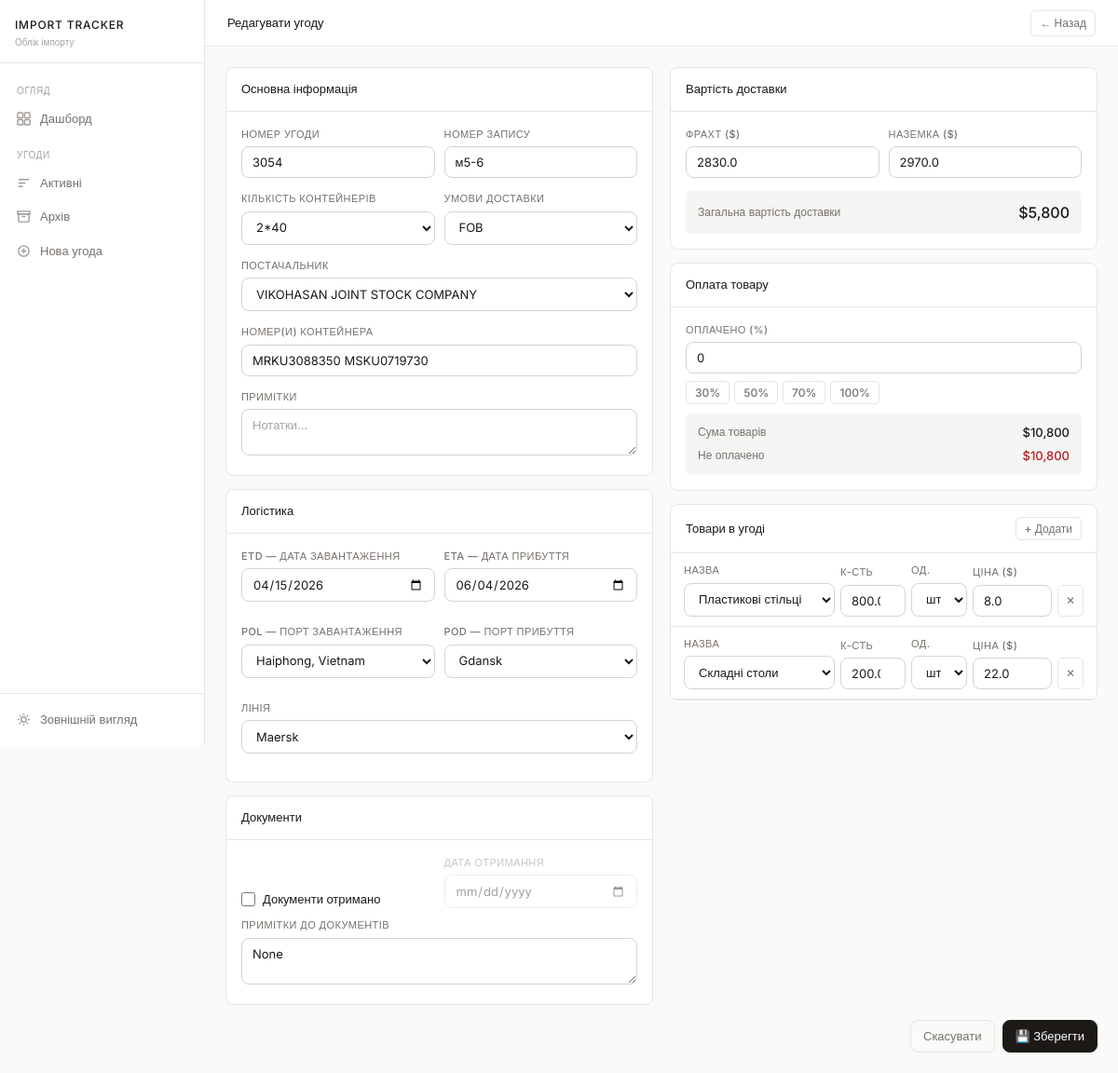
/agreement/5/edit, run on the app's committed database.
### tables this page shows
CREATE TABLE "agreements" (
    id INTEGER PRIMARY KEY AUTOINCREMENT,
    agreement_number TEXT,
    container_count TEXT,
    delivery_terms TEXT,
    etd DATE,
    eta DATE,
    container_numbers TEXT,
    supplier TEXT,
    pol TEXT,
    pod TEXT,
    shipping_line TEXT,
    freight_usd REAL DEFAULT 0,
    inland_usd REAL DEFAULT 0,
    goods_payment_percent REAL DEFAULT 0,
    docs_received INTEGER DEFAULT 0,
    docs_received_date DATE,
    docs_notes TEXT,
    record_number TEXT,
    notes TEXT,
    status TEXT DEFAULT 'active',
    created_at TIMESTAMP DEFAULT CURRENT_TIMESTAMP,
    archived_at TIMESTAMP
);

CREATE TABLE goods (
            id INTEGER PRIMARY KEY AUTOINCREMENT,
            agreement_id INTEGER NOT NULL,
            name TEXT NOT NULL,
            quantity REAL,
            unit TEXT DEFAULT 'шт',
            price_usd REAL DEFAULT 0,
            FOREIGN KEY (agreement_id) REFERENCES agreements(id) ON DELETE CASCADE
        );

### app.py (the view, shortened to what this page needs)
@app.route('/agreement/<int:aid>/edit', methods=['GET','POST'])
def edit_agreement(aid):
    conn = get_db()
    agreement = fetchone(conn, 'SELECT * FROM agreements WHERE id=?', (aid,))
    goods     = fetchall(conn, 'SELECT * FROM goods WHERE agreement_id=?', (aid,))
    conn.close()
    opts = {c: get_options(c) for c in ['pol','pod','shipping_line','supplier','container_count','good_name']}
    return render_template('form.html', agreement=agreement, goods=goods, opts=opts)

### app.py (called while the page is built)
def fetchall(conn, sql, params=()):
    cur = conn.cursor()
    cur.execute(q(sql), params)
    if PG:
        cols = [d[0] for d in cur.description]
        return [dict(zip(cols, row)) for row in cur.fetchall()]
    else:
        rows = cur.fetchall()
        return [dict(r) for r in rows]

def fetchone(conn, sql, params=()):
    cur = conn.cursor()
    cur.execute(q(sql), params)
    if PG:
        cols = [d[0] for d in cur.description]
        row = cur.fetchone()
        return dict(zip(cols, row)) if row else None
    else:
        row = cur.fetchone()
        return dict(row) if row else None

def get_options(cat):
    conn = get_db()
    rows = fetchall(conn, "SELECT value FROM options WHERE category=? ORDER BY value", (cat,))
    conn.close()
    return [r['value'] for r in rows]

    def get_db():
        conn = sqlite3.connect(DB, timeout=60, check_same_thread=False)
        conn.row_factory = sqlite3.Row
        conn.execute("PRAGMA journal_mode=WAL")
        conn.execute("PRAGMA busy_timeout=60000")
        return conn

    def q(sql):
        return sql

### import_tracker/templates/form.html (shortened to what this page needs)
{% macro combo_field(name, value, options) %}
{% set cat = name.replace('[]','') %}
<div style="display:flex;gap:6px;">
  <select name="{{ name }}" style="flex:1;" onchange="handleSelect(this,'{{ cat }}')">
    {% for opt in options %}
    <option value="{{ opt }}" {{ 'selected' if value and value.strip()==opt }}>{{ opt }}</option>
    {% endfor %}
    {% if value and value not in options and value.strip() %}
    <option value="{{ value }}" selected>{{ value }}</option>
    {% endif %}
  </select>
</div>
{% endmacro %}
{% extends "base.html" %}
{% block topbar_title %}{{ 'Редагувати угоду' if agreement else 'Нова угода' }}{% endblock %}
{% block topbar_actions %}<a href="/" class="btn btn-ghost btn-sm">← Назад</a>{% endblock %}
{% block content %}
<form method="post" id="main-form" autocomplete="off" onsubmit="prepareSubmit()">
<div style="display:grid;grid-template-columns:1fr 1fr;gap:18px;align-items:start;">
  <div style="display:flex;flex-direction:column;gap:14px;">
    <div class="card">
      <div class="card-header"><span style="font-size:13px;font-weight:500;">Основна інформація</span></div>
      <div class="card-body">
        <div class="grid grid-2" style="gap:10px;">
          <div class="form-group">
            <label>Номер угоди</label>
            <input type="text" name="agreement_number" value="{{ agreement.agreement_number if agreement else '' }}" placeholder="2982">
          </div>
          <div class="form-group">
            <label>Номер запису</label>
            <input type="text" name="record_number" value="{{ agreement.record_number if agreement else '' }}" placeholder="м10">
          </div>
        </div>
        <div class="grid grid-2" style="gap:10px;">
          <div class="form-group">
            <label>Кількість контейнерів</label>
            {{ combo_field('container_count', agreement.container_count if agreement else '', opts.container_count) }}
          </div>
          <div class="form-group">
            <label>Умови доставки</label>
            <select name="delivery_terms">
              {% for t in ['FOB','CIF','EXW','DAP','CFR'] %}
                <option value="{{ t }}" {{ 'selected' if agreement and agreement.delivery_terms and agreement.delivery_terms.strip()==t }}>{{ t }}</option>
              {% endfor %}
            </select>
          </div>
        </div>
        <div class="form-group">
          <label>Постачальник</label>
          {{ combo_field('supplier', agreement.supplier if agreement else '', opts.supplier) }}
        </div>
        <div class="form-group">
          <label>Номер(и) контейнера</label>
          <input type="text" name="container_numbers" value="{{ agreement.container_numbers if agreement else '' }}" placeholder="TGBU8632621">
        </div>
        <div class="form-group" style="margin-bottom:0;">
          <label>Примітки</label>
          <textarea name="notes" rows="2" placeholder="Нотатки...">{{ agreement.notes if agreement else '' }}</textarea>
        </div>
      </div>
    </div>
    <div class="card">
      <div class="card-header"><span style="font-size:13px;font-weight:500;">Логістика</span></div>
      <div class="card-body">
        <div class="grid grid-2" style="gap:10px;">
          <div class="form-group">
            <label>ETD — дата завантаження</label>
            <input type="date" name="etd" value="{{ agreement.etd if agreement else '' }}">
          </div>
          <div class="form-group">
            <label>ETA — дата прибуття</label>
            <input type="date" name="eta" value="{{ agreement.eta if agreement else '' }}">
          </div>
          <div class="form-group">
            <label>POL — порт завантаження</label>
            {{ combo_field('pol', agreement.pol if agreement else '', opts.pol) }}
          </div>
          <div class="form-group">
            <label>POD — порт прибуття</label>
            {{ combo_field('pod', agreement.pod if agreement else '', opts.pod) }}
          </div>
          <div class="form-group" style="grid-column:span 2;">
            <label>Лінія</label>
            {{ combo_field('shipping_line', agreement.shipping_line if agreement else '', opts.shipping_line) }}
          </div>
        </div>
      </div>
    </div>
    <div class="card">
      <div class="card-header"><span style="font-size:13px;font-weight:500;">Документи</span></div>
      <div class="card-body">
        <div class="grid grid-2" style="gap:10px;align-items:end;">
          <div>
            <label style="display:flex;align-items:center;gap:8px;text-transform:none;letter-spacing:0;font-size:13px;color:var(--text);cursor:pointer;margin-bottom:0;">
              <input type="checkbox" name="docs_received" value="1" style="width:15px;height:15px;"
                {{ 'checked' if agreement and agreement.docs_received }}
                onchange="document.getElementById('doc-date-wrap').style.opacity=this.checked?'1':'0.4'">
              Документи отримано
            </label>
          </div>
          <div id="doc-date-wrap" style="opacity:{{ '1' if agreement and agreement.docs_received else '0.4' }};">
            <label>Дата отримання</label>
            <input type="date" name="docs_received_date" value="{{ agreement.docs_received_date if agreement else '' }}">
          </div>
        </div>
        <div class="form-group" style="margin-top:10px;margin-bottom:0;">
          <label>Примітки до документів</label>
          <textarea name="docs_notes" rows="2" placeholder="Коментар...">{{ agreement.docs_notes if agreement else '' }}</textarea>
        </div>
      </div>
    </div>
  </div>
  <div style="display:flex;flex-direction:column;gap:14px;">
    <div class="card">
      <div class="card-header"><span style="font-size:13px;font-weight:500;">Вартість доставки</span></div>
      <div class="card-body">
        <div class="grid grid-2" style="gap:10px;">
          <div class="form-group">
            <label>Фрахт ($)</label>
            <input type="number" name="freight_usd" step="0.01" value="{{ agreement.freight_usd if agreement else '' }}" placeholder="0" id="freight" oninput="updateDelivery()">
          </div>
          <div class="form-group">
            <label>Наземка ($)</label>
            <input type="number" name="inland_usd" step="0.01" value="{{ agreement.inland_usd if agreement else '' }}" placeholder="0" id="inland" oninput="updateDelivery()">
          </div>
        </div>
        <div style="background:var(--bg3);border-radius:6px;padding:11px 13px;">
          <div style="display:flex;justify-content:space-between;align-items:center;">
            <span style="font-size:12px;color:var(--muted);">Загальна вартість доставки</span>
            <span style="font-size:16px;font-weight:500;" id="delivery-total">$0</span>
          </div>
        </div>
      </div>
    </div>
    <div class="card">
      <div class="card-header"><span style="font-size:13px;font-weight:500;">Оплата товару</span></div>
      <div class="card-body">
        <div class="form-group" style="margin-bottom:8px;">
          <label>Оплачено (%)</label>
          <input type="number" name="goods_payment_percent" min="0" max="100" step="1"
            value="{{ agreement.goods_payment_percent|int if agreement else '' }}" placeholder="0" id="goods-pct" oninput="updateGoods()">
        </div>
        <div style="display:flex;gap:5px;flex-wrap:wrap;margin-bottom:10px;">
          {% for pct in [30,50,70,100] %}
          <button type="button" class="btn btn-ghost btn-sm" onclick="document.getElementById('goods-pct').value={{ pct }};updateGoods()">{{ pct }}%</button>
          {% endfor %}
        </div>
        <div style="background:var(--bg3);border-radius:6px;padding:11px 13px;">
          <div style="display:flex;justify-content:space-between;margin-bottom:5px;">
            <span style="font-size:12px;color:var(--muted);">Сума товарів</span>
            <span style="font-size:13px;font-weight:500;" id="goods-total-d">$0</span>
          </div>
          <div style="display:flex;justify-content:space-between;">
            <span style="font-size:12px;color:var(--muted);">Не оплачено</span>
            <span style="font-size:13px;font-weight:500;color:var(--danger);" id="goods-rem-d">$0</span>
          </div>
        </div>
      </div>
    </div>
    <div class="card">
      <div class="card-header">
        <span style="font-size:13px;font-weight:500;">Товари в угоді</span>
        <button type="button" class="btn btn-ghost btn-sm" onclick="addGood()">+ Додати</button>
      </div>
      <div id="goods-list">
        {% if goods %}
          {% for g in goods %}
          <div class="good-row" style="display:grid;grid-template-columns:1fr 70px 60px 85px 28px;gap:6px;padding:10px 14px;border-bottom:1px solid var(--border);align-items:end;">
            <div>
              <label>Назва</label>
              <select name="good_name[]" onchange="handleGoodSelect(this)">
                {% if g.name and g.name not in opts.good_name %}
                <option value="{{ g.name }}" selected>{{ g.name }}</option>
                {% endif %}
              </select>
            </div>
            <div><label>К-сть</label><input type="number" name="good_qty[]" value="{{ g.quantity }}" step="0.01" placeholder="0" oninput="updateGoods()"></div>
            <div><label>Од.</label>
              <select name="good_unit[]">{% for u in ['шт','кг','м','л','компл'] %}<option value="{{ u }}" {{ 'selected' if g.unit==u }}>{{ u }}</option>{% endfor %}</select>
            </div>
            <div><label>Ціна ($)</label><input type="number" name="good_price[]" value="{{ g.price_usd }}" step="0.01" placeholder="0" oninput="updateGoods()"></div>
            <div style="display:flex;align-items:flex-end;">
              <button type="button" onclick="this.closest('.good-row').remove();updateGoods()" style="background:transparent;border:1px solid var(--border);color:var(--muted);border-radius:5px;width:28px;height:34px;cursor:pointer;font-size:12px;">✕</button>
            </div>
          </div>
          {% endfor %}
        {% else %}
          <div id="goods-empty" style="padding:18px;text-align:center;color:var(--hint);font-size:13px;">Натисни "+ Додати" щоб додати товар</div>
        {% endif %}
      </div>
    </div>
  </div>
</div>
<div style="display:flex;gap:8px;justify-content:flex-end;margin-top:16px;">
  <a href="/" class="btn btn-ghost">Скасувати</a>
  <button type="submit" class="btn btn-primary">{{ '💾 Зберегти' if agreement else '✓ Створити' }}</button>
</div>
</form>
{% endblock %}

### import_tracker/templates/base.html (style rules this page uses)
:root { --bg:#fafaf9;--bg2:#ffffff;--bg3:#f5f5f4;--border:#e7e5e4;--border2:#d6d3d1;--text:#1c1917;--muted:#78716c;--hint:#a8a29e;--danger:#b91c1c;--warn:#92400e;--ok:#166534;--danger-bg:#fef2f2;--warn-bg:#fffbeb;--ok-bg:#f0fdf4;--sidebar-w:220px;--radius:8px;--sans:'Inter',sans-serif;--mono:'Inter',sans-serif; }
*,*::before,*::after { box-sizing:border-box;margin:0;padding:0; }
body { font-family:var(--sans);background:var(--bg);color:var(--text);min-height:100vh;font-size:14px;line-height:1.5;-webkit-font-smoothing:antialiased;display:flex; }
.btn { display:inline-flex;align-items:center;gap:6px;padding:7px 13px;border-radius:var(--radius);font-family:var(--sans);font-size:13px;font-weight:500;cursor:pointer;border:1px solid var(--border2);text-decoration:none;transition:all 0.12s;white-space:nowrap;background:var(--bg2);color:var(--text); }
.btn-primary { background:var(--text);color:var(--bg2);border-color:var(--text); }
.btn-ghost { background:transparent;color:var(--muted);border-color:var(--border); }
.btn-sm { padding:4px 9px;font-size:12px;border-radius:5px; }
.card { background:var(--bg2);border:1px solid var(--border);border-radius:var(--radius);overflow:hidden; }
.card-header { padding:13px 16px;border-bottom:1px solid var(--border);display:flex;align-items:center;justify-content:space-between; }
.card-body { padding:16px; }
input,select,textarea { background:var(--bg2);border:1px solid var(--border2);color:var(--text);border-radius:var(--radius);padding:8px 11px;font-family:var(--sans);font-size:13px;width:100%;transition:border-color 0.12s;outline:none; }
input::placeholder,textarea::placeholder { color:var(--hint); }
label { display:block;font-size:11px;color:var(--muted);margin-bottom:5px;font-weight:500;letter-spacing:0.04em;text-transform:uppercase; }
.form-group { margin-bottom:14px; }
.grid { display:grid;gap:14px; }
.grid-2 { grid-template-columns:repeat(2,1fr); }

### data on the page
agreements: agreement_number "3054", record_number "м5-6", supplier "VIKOHASAN JOINT STOCK COMPANY", container_numbers "MRKU3088350 MSKU0719730", etd "04/15/2026", eta "06/04/2026", pod "Gdansk", freight_usd "2830.0", inland_usd "2970.0", goods_payment_percent "0"
goods: name "Пластикові стільці", quantity "800.0", price_usd "8.0"
goods: name "Складні столи", quantity "200.0", price_usd "22.0"

### other printed values
{{ 'Редагувати угоду' if agreement else 'Нова угода' }} "Редагувати угоду"
{{ pct }} "30" "50" "70" "100"
{{ '💾 Зберегти' if agreement else '✓ Створити' }} "💾 Зберегти"
form field container_count "2*40"
form field delivery_terms "FOB"
form field pol "Haiphong, Vietnam"
form field shipping_line "Maersk"
form field value "шт"
